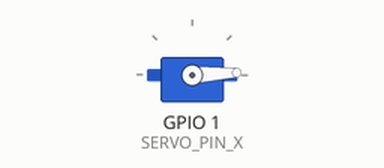
Bench run of a sketch on a simulated ESP32-C3. Parts: servo.

Above: at 0.05 s.
At 1.3 s:
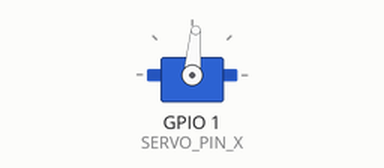
At 2.6 s:
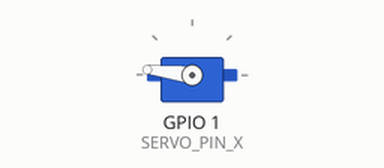
At 5.2 s:
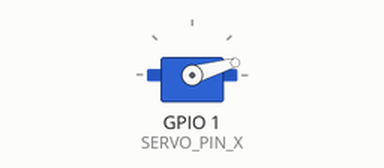
Timing chart, 0 to 7.1 s (numbered marks = the images above):
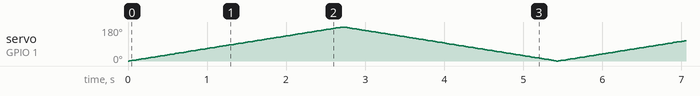

The sketch:

esp32c3_sweep.ino
```cpp
#include <ESP32Servo.h>

Servo myservo;  // create servo object to control a servo
// 16 servo objects can be created on the ESP32

#define SERVO_PIN_X 1

int pos = 0;    // variable to store the servo position

int servoPin = 1;

void setup() {
  // define pin, and set min and max.  1000=0, 2000=180
	myservo.attach(SERVO_PIN_X, 1000, 2000);
}

void loop() {

	for (pos = 0; pos <= 180; pos += 1) { // goes from 0 degrees to 180 degrees
		// in steps of 1 degree
		myservo.write(pos);    // tell servo to go to position in variable 'pos'
		delay(15);             // waits 15ms for the servo to reach the position
	}
	for (pos = 180; pos >= 0; pos -= 1) { // goes from 180 degrees to 0 degrees
		myservo.write(pos);    // tell servo to go to position in variable 'pos'
		delay(15);             // waits 15ms for the servo to reach the position
	}
}
```
